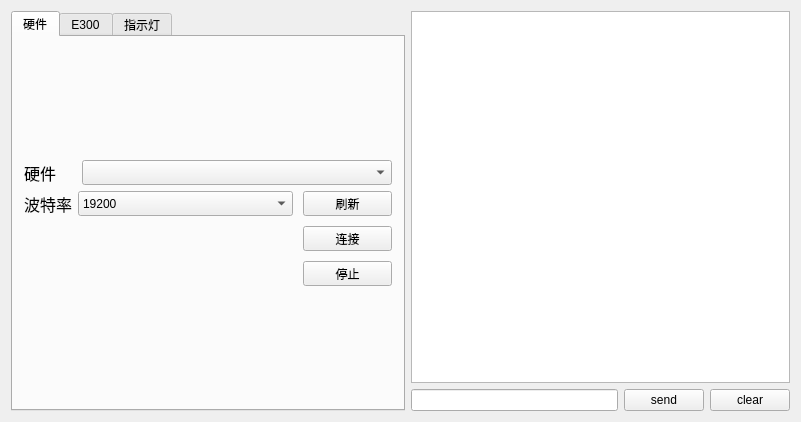
<?xml version="1.0" encoding="UTF-8"?>
<ui version="4.0">
 <class>MainWindow</class>
 <widget class="QMainWindow" name="MainWindow">
  <property name="geometry">
   <rect>
    <x>0</x>
    <y>0</y>
    <width>801</width>
    <height>421</height>
   </rect>
  </property>
  <property name="sizePolicy">
   <sizepolicy hsizetype="Preferred" vsizetype="Preferred">
    <horstretch>0</horstretch>
    <verstretch>0</verstretch>
   </sizepolicy>
  </property>
  <property name="windowTitle">
   <string>PWM_Debug</string>
  </property>
  <property name="documentMode">
   <bool>false</bool>
  </property>
  <widget class="QWidget" name="centralWidget">
   <layout class="QGridLayout" name="gridLayout_6">
    <item row="1" column="3">
     <widget class="QPushButton" name="clear">
      <property name="autoFillBackground">
       <bool>false</bool>
      </property>
      <property name="text">
       <string>clear</string>
      </property>
      <property name="autoDefault">
       <bool>false</bool>
      </property>
     </widget>
    </item>
    <item row="1" column="1">
     <widget class="QLineEdit" name="lineEdit">
      <property name="minimumSize">
       <size>
        <width>10</width>
        <height>0</height>
       </size>
      </property>
     </widget>
    </item>
    <item row="1" column="2">
     <widget class="QPushButton" name="send">
      <property name="text">
       <string>send</string>
      </property>
     </widget>
    </item>
    <item row="0" column="1" colspan="3">
     <widget class="QTextBrowser" name="textBrowser">
      <property name="minimumSize">
       <size>
        <width>100</width>
        <height>0</height>
       </size>
      </property>
     </widget>
    </item>
    <item row="0" column="0" rowspan="2">
     <widget class="QTabWidget" name="tabWidget">
      <property name="sizePolicy">
       <sizepolicy hsizetype="Expanding" vsizetype="Expanding">
        <horstretch>0</horstretch>
        <verstretch>0</verstretch>
       </sizepolicy>
      </property>
      <property name="minimumSize">
       <size>
        <width>350</width>
        <height>400</height>
       </size>
      </property>
      <property name="currentIndex">
       <number>0</number>
      </property>
      <widget class="QWidget" name="tab_1">
       <attribute name="title">
        <string>硬件</string>
       </attribute>
       <layout class="QGridLayout" name="gridLayout_4">
        <item row="0" column="0">
         <layout class="QGridLayout" name="gridLayout_8" rowstretch="1,2" rowminimumheight="0,0">
          <property name="verticalSpacing">
           <number>6</number>
          </property>
          <item row="0" column="0">
           <layout class="QHBoxLayout" name="horizontalLayout_2" stretch="1,6">
            <item>
             <widget class="QLabel" name="label">
              <property name="maximumSize">
               <size>
                <width>16777215</width>
                <height>25</height>
               </size>
              </property>
              <property name="font">
               <font>
                <pointsize>12</pointsize>
               </font>
              </property>
              <property name="text">
               <string>硬件</string>
              </property>
             </widget>
            </item>
            <item>
             <widget class="QComboBox" name="selectHW">
              <property name="sizePolicy">
               <sizepolicy hsizetype="Expanding" vsizetype="Expanding">
                <horstretch>0</horstretch>
                <verstretch>0</verstretch>
               </sizepolicy>
              </property>
              <property name="maximumSize">
               <size>
                <width>16777215</width>
                <height>25</height>
               </size>
              </property>
             </widget>
            </item>
           </layout>
          </item>
          <item row="1" column="0">
           <layout class="QGridLayout" name="gridLayout_7" rowstretch="1,20,20" columnstretch="3,1">
            <property name="sizeConstraint">
             <enum>QLayout::SetNoConstraint</enum>
            </property>
            <property name="bottomMargin">
             <number>0</number>
            </property>
            <property name="spacing">
             <number>10</number>
            </property>
            <item row="0" column="1">
             <widget class="QPushButton" name="refresh">
              <property name="sizePolicy">
               <sizepolicy hsizetype="Expanding" vsizetype="Expanding">
                <horstretch>0</horstretch>
                <verstretch>0</verstretch>
               </sizepolicy>
              </property>
              <property name="maximumSize">
               <size>
                <width>16777215</width>
                <height>25</height>
               </size>
              </property>
              <property name="text">
               <string>刷新</string>
              </property>
             </widget>
            </item>
            <item row="2" column="1">
             <widget class="QPushButton" name="stop">
              <property name="sizePolicy">
               <sizepolicy hsizetype="Expanding" vsizetype="Expanding">
                <horstretch>0</horstretch>
                <verstretch>0</verstretch>
               </sizepolicy>
              </property>
              <property name="maximumSize">
               <size>
                <width>16777215</width>
                <height>25</height>
               </size>
              </property>
              <property name="text">
               <string>停止</string>
              </property>
             </widget>
            </item>
            <item row="1" column="1">
             <widget class="QPushButton" name="connect">
              <property name="sizePolicy">
               <sizepolicy hsizetype="Expanding" vsizetype="Expanding">
                <horstretch>0</horstretch>
                <verstretch>0</verstretch>
               </sizepolicy>
              </property>
              <property name="maximumSize">
               <size>
                <width>16777215</width>
                <height>25</height>
               </size>
              </property>
              <property name="text">
               <string>连接</string>
              </property>
             </widget>
            </item>
            <item row="0" column="0">
             <layout class="QHBoxLayout" name="horizontalLayout_3">
              <item>
               <widget class="QLabel" name="label_2">
                <property name="maximumSize">
                 <size>
                  <width>16777215</width>
                  <height>25</height>
                 </size>
                </property>
                <property name="font">
                 <font>
                  <pointsize>12</pointsize>
                 </font>
                </property>
                <property name="text">
                 <string>波特率</string>
                </property>
               </widget>
              </item>
              <item>
               <widget class="QComboBox" name="selectbaud">
                <property name="sizePolicy">
                 <sizepolicy hsizetype="Expanding" vsizetype="Expanding">
                  <horstretch>0</horstretch>
                  <verstretch>0</verstretch>
                 </sizepolicy>
                </property>
                <property name="maximumSize">
                 <size>
                  <width>16777215</width>
                  <height>25</height>
                 </size>
                </property>
                <item>
                 <property name="text">
                  <string>19200</string>
                 </property>
                </item>
               </widget>
              </item>
             </layout>
            </item>
           </layout>
          </item>
         </layout>
        </item>
       </layout>
      </widget>
      <widget class="QWidget" name="tab_5">
       <attribute name="title">
        <string>E300</string>
       </attribute>
       <layout class="QGridLayout" name="gridLayout">
        <item row="0" column="0">
         <layout class="QGridLayout" name="gridLayout_14">
          <item row="0" column="0">
           <layout class="QHBoxLayout" name="horizontalLayout" stretch="2,1">
            <item>
             <widget class="QLabel" name="label_6">
              <property name="text">
               <string>Menu</string>
              </property>
             </widget>
            </item>
            <item>
             <widget class="QLineEdit" name="Menu">
              <property name="enabled">
               <bool>false</bool>
              </property>
             </widget>
            </item>
           </layout>
          </item>
          <item row="1" column="0">
           <layout class="QHBoxLayout" name="horizontalLayout_4" stretch="2,1">
            <item>
             <widget class="QLabel" name="label_7">
              <property name="text">
               <string>Mode</string>
              </property>
             </widget>
            </item>
            <item>
             <widget class="QLineEdit" name="Mode">
              <property name="enabled">
               <bool>false</bool>
              </property>
             </widget>
            </item>
           </layout>
          </item>
          <item row="8" column="0">
           <layout class="QHBoxLayout" name="horizontalLayout_11" stretch="2,1">
            <item>
             <widget class="QLabel" name="label_27">
              <property name="text">
               <string>SETReduce</string>
              </property>
             </widget>
            </item>
            <item>
             <widget class="QLineEdit" name="SETReduce">
              <property name="enabled">
               <bool>false</bool>
              </property>
             </widget>
            </item>
           </layout>
          </item>
          <item row="7" column="0">
           <layout class="QHBoxLayout" name="horizontalLayout_10" stretch="2,1">
            <item>
             <widget class="QLabel" name="label_26">
              <property name="text">
               <string>Crusie</string>
              </property>
             </widget>
            </item>
            <item>
             <widget class="QLineEdit" name="Crusie">
              <property name="enabled">
               <bool>false</bool>
              </property>
             </widget>
            </item>
           </layout>
          </item>
          <item row="3" column="0">
           <layout class="QHBoxLayout" name="horizontalLayout_6" stretch="2,1">
            <item>
             <widget class="QLabel" name="label_22">
              <property name="text">
               <string>Answer</string>
              </property>
             </widget>
            </item>
            <item>
             <widget class="QLineEdit" name="Answer">
              <property name="enabled">
               <bool>false</bool>
              </property>
             </widget>
            </item>
           </layout>
          </item>
          <item row="5" column="0">
           <layout class="QHBoxLayout" name="horizontalLayout_8" stretch="2,1">
            <item>
             <widget class="QLabel" name="label_24">
              <property name="text">
               <string>DIST</string>
              </property>
             </widget>
            </item>
            <item>
             <widget class="QLineEdit" name="DIST">
              <property name="enabled">
               <bool>false</bool>
              </property>
             </widget>
            </item>
           </layout>
          </item>
          <item row="4" column="0">
           <layout class="QHBoxLayout" name="horizontalLayout_7" stretch="2,1">
            <item>
             <widget class="QLabel" name="label_23">
              <property name="text">
               <string>Speech</string>
              </property>
             </widget>
            </item>
            <item>
             <widget class="QLineEdit" name="Speech">
              <property name="enabled">
               <bool>false</bool>
              </property>
             </widget>
            </item>
           </layout>
          </item>
          <item row="6" column="0">
           <layout class="QHBoxLayout" name="horizontalLayout_9" stretch="2,1">
            <item>
             <widget class="QLabel" name="label_25">
              <property name="text">
               <string>RESPlus</string>
              </property>
             </widget>
            </item>
            <item>
             <widget class="QLineEdit" name="RESPlus">
              <property name="enabled">
               <bool>false</bool>
              </property>
             </widget>
            </item>
           </layout>
          </item>
          <item row="2" column="0">
           <layout class="QHBoxLayout" name="horizontalLayout_5" stretch="2,1">
            <item>
             <widget class="QLabel" name="label_21">
              <property name="text">
               <string>ADAS</string>
              </property>
             </widget>
            </item>
            <item>
             <widget class="QLineEdit" name="ADAS">
              <property name="enabled">
               <bool>false</bool>
              </property>
             </widget>
            </item>
           </layout>
          </item>
          <item row="9" column="0">
           <layout class="QHBoxLayout" name="horizontalLayout_21" stretch="2,1">
            <item>
             <widget class="QLabel" name="label_45">
              <property name="text">
               <string>DiagInfoSW</string>
              </property>
             </widget>
            </item>
            <item>
             <widget class="QLineEdit" name="DiagInfoSW">
              <property name="enabled">
               <bool>false</bool>
              </property>
              <property name="text">
               <string/>
              </property>
             </widget>
            </item>
           </layout>
          </item>
         </layout>
        </item>
        <item row="0" column="1">
         <layout class="QGridLayout" name="gridLayout_15">
          <item row="3" column="0">
           <layout class="QHBoxLayout" name="horizontalLayout_15" stretch="2,1">
            <item>
             <widget class="QLabel" name="label_31">
              <property name="text">
               <string>SeekReduce</string>
              </property>
             </widget>
            </item>
            <item>
             <widget class="QLineEdit" name="SeekReduce">
              <property name="enabled">
               <bool>false</bool>
              </property>
             </widget>
            </item>
           </layout>
          </item>
          <item row="6" column="0">
           <layout class="QHBoxLayout" name="horizontalLayout_18" stretch="2,1">
            <item>
             <widget class="QLabel" name="label_34">
              <property name="text">
               <string>VolPlus</string>
              </property>
             </widget>
            </item>
            <item>
             <widget class="QLineEdit" name="VolPlus">
              <property name="enabled">
               <bool>false</bool>
              </property>
             </widget>
            </item>
           </layout>
          </item>
          <item row="2" column="0">
           <layout class="QHBoxLayout" name="horizontalLayout_14" stretch="2,1">
            <item>
             <widget class="QLabel" name="label_30">
              <property name="text">
               <string>Down</string>
              </property>
             </widget>
            </item>
            <item>
             <widget class="QLineEdit" name="Down">
              <property name="enabled">
               <bool>false</bool>
              </property>
             </widget>
            </item>
           </layout>
          </item>
          <item row="0" column="0">
           <layout class="QHBoxLayout" name="horizontalLayout_12" stretch="2,1">
            <item>
             <widget class="QLabel" name="label_28">
              <property name="text">
               <string>Return</string>
              </property>
             </widget>
            </item>
            <item>
             <widget class="QLineEdit" name="Return">
              <property name="enabled">
               <bool>false</bool>
              </property>
             </widget>
            </item>
           </layout>
          </item>
          <item row="7" column="0">
           <layout class="QHBoxLayout" name="horizontalLayout_19" stretch="2,1">
            <item>
             <widget class="QLabel" name="label_35">
              <property name="text">
               <string>Mute</string>
              </property>
             </widget>
            </item>
            <item>
             <widget class="QLineEdit" name="Mute">
              <property name="enabled">
               <bool>false</bool>
              </property>
             </widget>
            </item>
           </layout>
          </item>
          <item row="5" column="0">
           <layout class="QHBoxLayout" name="horizontalLayout_17" stretch="2,1">
            <item>
             <widget class="QLabel" name="label_33">
              <property name="text">
               <string>SeekPlus</string>
              </property>
             </widget>
            </item>
            <item>
             <widget class="QLineEdit" name="SeekPlus">
              <property name="enabled">
               <bool>false</bool>
              </property>
             </widget>
            </item>
           </layout>
          </item>
          <item row="8" column="0">
           <layout class="QHBoxLayout" name="horizontalLayout_20" stretch="2,1">
            <item>
             <widget class="QLabel" name="label_36">
              <property name="text">
               <string>VolReduce</string>
              </property>
             </widget>
            </item>
            <item>
             <widget class="QLineEdit" name="VolReduce">
              <property name="enabled">
               <bool>false</bool>
              </property>
             </widget>
            </item>
           </layout>
          </item>
          <item row="1" column="0">
           <layout class="QHBoxLayout" name="horizontalLayout_13" stretch="2,1">
            <item>
             <widget class="QLabel" name="label_29">
              <property name="text">
               <string>Up</string>
              </property>
             </widget>
            </item>
            <item>
             <widget class="QLineEdit" name="Up">
              <property name="enabled">
               <bool>false</bool>
              </property>
             </widget>
            </item>
           </layout>
          </item>
          <item row="4" column="0">
           <layout class="QHBoxLayout" name="horizontalLayout_16" stretch="2,1">
            <item>
             <widget class="QLabel" name="label_32">
              <property name="text">
               <string>OK</string>
              </property>
             </widget>
            </item>
            <item>
             <widget class="QLineEdit" name="OK">
              <property name="enabled">
               <bool>false</bool>
              </property>
             </widget>
            </item>
           </layout>
          </item>
          <item row="9" column="0">
           <layout class="QHBoxLayout" name="horizontalLayout_22"/>
          </item>
         </layout>
        </item>
        <item row="1" column="0">
         <layout class="QHBoxLayout" name="horizontalLayout_41">
          <item>
           <widget class="QLabel" name="label_3">
            <property name="text">
             <string>软件版本号</string>
            </property>
           </widget>
          </item>
          <item>
           <widget class="QLineEdit" name="DIDSW">
            <property name="enabled">
             <bool>false</bool>
            </property>
            <property name="text">
             <string/>
            </property>
           </widget>
          </item>
         </layout>
        </item>
        <item row="1" column="1">
         <layout class="QHBoxLayout" name="horizontalLayout_23">
          <item>
           <widget class="QPushButton" name="E300_start">
            <property name="text">
             <string>start</string>
            </property>
           </widget>
          </item>
          <item>
           <widget class="QPushButton" name="E300_stop">
            <property name="enabled">
             <bool>false</bool>
            </property>
            <property name="text">
             <string>stop</string>
            </property>
           </widget>
          </item>
         </layout>
        </item>
        <item row="2" column="0">
         <layout class="QHBoxLayout" name="horizontalLayout_46">
          <item>
           <widget class="QLabel" name="label_37">
            <property name="text">
             <string>硬件版本号</string>
            </property>
           </widget>
          </item>
          <item>
           <widget class="QLineEdit" name="DIDHW">
            <property name="enabled">
             <bool>false</bool>
            </property>
           </widget>
          </item>
         </layout>
        </item>
       </layout>
      </widget>
      <widget class="QWidget" name="tab">
       <attribute name="title">
        <string>指示灯</string>
       </attribute>
       <widget class="QWidget" name="layoutWidget">
        <property name="geometry">
         <rect>
          <x>0</x>
          <y>0</y>
          <width>421</width>
          <height>361</height>
         </rect>
        </property>
        <layout class="QGridLayout" name="gridLayout_2">
         <item row="3" column="3">
          <layout class="QVBoxLayout" name="verticalLayout_22" stretch="2,3">
           <item>
            <widget class="QLabel" name="label_43">
             <property name="text">
              <string>DiagInfoSW</string>
             </property>
             <property name="alignment">
              <set>Qt::AlignCenter</set>
             </property>
            </widget>
           </item>
           <item>
            <layout class="QHBoxLayout" name="horizontalLayout_45">
             <item>
              <widget class="QLabel" name="DiagInfoSW_short">
               <property name="styleSheet">
                <string notr="true">background-color: rgb(255, 255, 255);</string>
               </property>
               <property name="text">
                <string/>
               </property>
              </widget>
             </item>
             <item>
              <widget class="QLabel" name="DiagInfoSW_long">
               <property name="styleSheet">
                <string notr="true">background-color: rgb(255, 255, 255);</string>
               </property>
               <property name="text">
                <string/>
               </property>
              </widget>
             </item>
            </layout>
           </item>
          </layout>
         </item>
         <item row="1" column="2">
          <layout class="QVBoxLayout" name="verticalLayout_8" stretch="2,3">
           <item>
            <widget class="QLabel" name="label_13">
             <property name="text">
              <string>Crusie</string>
             </property>
             <property name="alignment">
              <set>Qt::AlignCenter</set>
             </property>
            </widget>
           </item>
           <item>
            <layout class="QHBoxLayout" name="horizontalLayout_31">
             <item>
              <widget class="QLabel" name="Crusie_short">
               <property name="styleSheet">
                <string notr="true">background-color: rgb(255, 255, 255);</string>
               </property>
               <property name="text">
                <string/>
               </property>
              </widget>
             </item>
             <item>
              <widget class="QLabel" name="Crusie_long">
               <property name="styleSheet">
                <string notr="true">background-color: rgb(255, 255, 255);</string>
               </property>
               <property name="text">
                <string/>
               </property>
              </widget>
             </item>
            </layout>
           </item>
          </layout>
         </item>
         <item row="3" column="1">
          <layout class="QVBoxLayout" name="verticalLayout_20" stretch="2,3">
           <item>
            <widget class="QLabel" name="label_41">
             <property name="text">
              <string>Mute</string>
             </property>
             <property name="alignment">
              <set>Qt::AlignCenter</set>
             </property>
            </widget>
           </item>
           <item>
            <layout class="QHBoxLayout" name="horizontalLayout_43">
             <item>
              <widget class="QLabel" name="Mute_short">
               <property name="styleSheet">
                <string notr="true">background-color: rgb(255, 255, 255);</string>
               </property>
               <property name="text">
                <string/>
               </property>
              </widget>
             </item>
             <item>
              <widget class="QLabel" name="Mute_long">
               <property name="styleSheet">
                <string notr="true">background-color: rgb(255, 255, 255);</string>
               </property>
               <property name="text">
                <string/>
               </property>
              </widget>
             </item>
            </layout>
           </item>
          </layout>
         </item>
         <item row="1" column="4">
          <layout class="QVBoxLayout" name="verticalLayout_10" stretch="2,3">
           <item>
            <widget class="QLabel" name="label_15">
             <property name="text">
              <string>Return</string>
             </property>
             <property name="alignment">
              <set>Qt::AlignCenter</set>
             </property>
            </widget>
           </item>
           <item>
            <layout class="QHBoxLayout" name="horizontalLayout_33">
             <item>
              <widget class="QLabel" name="Return_short">
               <property name="styleSheet">
                <string notr="true">background-color: rgb(255, 255, 255);</string>
               </property>
               <property name="text">
                <string/>
               </property>
              </widget>
             </item>
             <item>
              <widget class="QLabel" name="Return_long">
               <property name="styleSheet">
                <string notr="true">background-color: rgb(255, 255, 255);</string>
               </property>
               <property name="text">
                <string/>
               </property>
              </widget>
             </item>
            </layout>
           </item>
          </layout>
         </item>
         <item row="3" column="4">
          <layout class="QVBoxLayout" name="verticalLayout_23">
           <item>
            <widget class="QLabel" name="label_44">
             <property name="text">
              <string>Press</string>
             </property>
             <property name="alignment">
              <set>Qt::AlignCenter</set>
             </property>
            </widget>
           </item>
           <item>
            <widget class="QSpinBox" name="Press">
             <property name="enabled">
              <bool>false</bool>
             </property>
             <property name="minimum">
              <number>-9999</number>
             </property>
             <property name="maximum">
              <number>99999</number>
             </property>
            </widget>
           </item>
          </layout>
         </item>
         <item row="3" column="0">
          <layout class="QVBoxLayout" name="verticalLayout_19" stretch="2,3">
           <item>
            <widget class="QLabel" name="label_40">
             <property name="text">
              <string>VolPlus</string>
             </property>
             <property name="alignment">
              <set>Qt::AlignCenter</set>
             </property>
            </widget>
           </item>
           <item>
            <layout class="QHBoxLayout" name="horizontalLayout_42">
             <item>
              <widget class="QLabel" name="VolPlus_short">
               <property name="styleSheet">
                <string notr="true">background-color: rgb(255, 255, 255);</string>
               </property>
               <property name="text">
                <string/>
               </property>
              </widget>
             </item>
             <item>
              <widget class="QLabel" name="VolPlus_long">
               <property name="styleSheet">
                <string notr="true">background-color: rgb(255, 255, 255);</string>
               </property>
               <property name="text">
                <string/>
               </property>
              </widget>
             </item>
            </layout>
           </item>
          </layout>
         </item>
         <item row="1" column="3">
          <layout class="QVBoxLayout" name="verticalLayout_9" stretch="2,3">
           <item>
            <widget class="QLabel" name="label_14">
             <property name="text">
              <string>SETReduce</string>
             </property>
             <property name="alignment">
              <set>Qt::AlignCenter</set>
             </property>
            </widget>
           </item>
           <item>
            <layout class="QHBoxLayout" name="horizontalLayout_32">
             <item>
              <widget class="QLabel" name="SETReduce_short">
               <property name="styleSheet">
                <string notr="true">background-color: rgb(255, 255, 255);</string>
               </property>
               <property name="text">
                <string/>
               </property>
              </widget>
             </item>
             <item>
              <widget class="QLabel" name="SETReduce_long">
               <property name="styleSheet">
                <string notr="true">background-color: rgb(255, 255, 255);</string>
               </property>
               <property name="text">
                <string/>
               </property>
              </widget>
             </item>
            </layout>
           </item>
          </layout>
         </item>
         <item row="1" column="1">
          <layout class="QVBoxLayout" name="verticalLayout_7" stretch="2,3">
           <item>
            <widget class="QLabel" name="label_12">
             <property name="text">
              <string>RESPlus</string>
             </property>
             <property name="alignment">
              <set>Qt::AlignCenter</set>
             </property>
            </widget>
           </item>
           <item>
            <layout class="QHBoxLayout" name="horizontalLayout_30">
             <item>
              <widget class="QLabel" name="RESPlus_short">
               <property name="styleSheet">
                <string notr="true">background-color: rgb(255, 255, 255);</string>
               </property>
               <property name="text">
                <string/>
               </property>
              </widget>
             </item>
             <item>
              <widget class="QLabel" name="RESPlus_long">
               <property name="styleSheet">
                <string notr="true">background-color: rgb(255, 255, 255);</string>
               </property>
               <property name="text">
                <string/>
               </property>
              </widget>
             </item>
            </layout>
           </item>
          </layout>
         </item>
         <item row="3" column="2">
          <layout class="QVBoxLayout" name="verticalLayout_21" stretch="2,3">
           <item>
            <widget class="QLabel" name="label_42">
             <property name="text">
              <string>VolReduce</string>
             </property>
             <property name="alignment">
              <set>Qt::AlignCenter</set>
             </property>
            </widget>
           </item>
           <item>
            <layout class="QHBoxLayout" name="horizontalLayout_44">
             <item>
              <widget class="QLabel" name="VolReduce_short">
               <property name="styleSheet">
                <string notr="true">background-color: rgb(255, 255, 255);</string>
               </property>
               <property name="text">
                <string/>
               </property>
              </widget>
             </item>
             <item>
              <widget class="QLabel" name="VolReduce_long">
               <property name="styleSheet">
                <string notr="true">background-color: rgb(255, 255, 255);</string>
               </property>
               <property name="text">
                <string/>
               </property>
              </widget>
             </item>
            </layout>
           </item>
          </layout>
         </item>
         <item row="2" column="1">
          <layout class="QVBoxLayout" name="verticalLayout_12" stretch="2,3">
           <item>
            <widget class="QLabel" name="label_17">
             <property name="text">
              <string>Down</string>
             </property>
             <property name="alignment">
              <set>Qt::AlignCenter</set>
             </property>
            </widget>
           </item>
           <item>
            <layout class="QHBoxLayout" name="horizontalLayout_35">
             <item>
              <widget class="QLabel" name="Down_short">
               <property name="styleSheet">
                <string notr="true">background-color: rgb(255, 255, 255);</string>
               </property>
               <property name="text">
                <string/>
               </property>
              </widget>
             </item>
             <item>
              <widget class="QLabel" name="Down_long">
               <property name="styleSheet">
                <string notr="true">background-color: rgb(255, 255, 255);</string>
               </property>
               <property name="text">
                <string/>
               </property>
              </widget>
             </item>
            </layout>
           </item>
          </layout>
         </item>
         <item row="2" column="0">
          <layout class="QVBoxLayout" name="verticalLayout_11" stretch="2,3">
           <item>
            <widget class="QLabel" name="label_16">
             <property name="text">
              <string>Up</string>
             </property>
             <property name="alignment">
              <set>Qt::AlignCenter</set>
             </property>
            </widget>
           </item>
           <item>
            <layout class="QHBoxLayout" name="horizontalLayout_34">
             <item>
              <widget class="QLabel" name="Up_short">
               <property name="styleSheet">
                <string notr="true">background-color: rgb(255, 255, 255);</string>
               </property>
               <property name="text">
                <string/>
               </property>
              </widget>
             </item>
             <item>
              <widget class="QLabel" name="Up_long">
               <property name="styleSheet">
                <string notr="true">background-color: rgb(255, 255, 255);</string>
               </property>
               <property name="text">
                <string/>
               </property>
              </widget>
             </item>
            </layout>
           </item>
          </layout>
         </item>
         <item row="2" column="3">
          <layout class="QVBoxLayout" name="verticalLayout_14" stretch="2,3">
           <item>
            <widget class="QLabel" name="label_19">
             <property name="text">
              <string>OK</string>
             </property>
             <property name="alignment">
              <set>Qt::AlignCenter</set>
             </property>
            </widget>
           </item>
           <item>
            <layout class="QHBoxLayout" name="horizontalLayout_37">
             <item>
              <widget class="QLabel" name="OK_short">
               <property name="styleSheet">
                <string notr="true">background-color: rgb(255, 255, 255);</string>
               </property>
               <property name="text">
                <string/>
               </property>
              </widget>
             </item>
             <item>
              <widget class="QLabel" name="OK_long">
               <property name="styleSheet">
                <string notr="true">background-color: rgb(255, 255, 255);</string>
               </property>
               <property name="text">
                <string/>
               </property>
              </widget>
             </item>
            </layout>
           </item>
          </layout>
         </item>
         <item row="0" column="3">
          <layout class="QVBoxLayout" name="verticalLayout_4" stretch="2,4">
           <item>
            <widget class="QLabel" name="label_9">
             <property name="text">
              <string>Answer</string>
             </property>
             <property name="alignment">
              <set>Qt::AlignCenter</set>
             </property>
            </widget>
           </item>
           <item>
            <layout class="QHBoxLayout" name="horizontalLayout_27">
             <item>
              <widget class="QLabel" name="Answer_short">
               <property name="styleSheet">
                <string notr="true">background-color: rgb(255, 255, 255);</string>
               </property>
               <property name="text">
                <string/>
               </property>
              </widget>
             </item>
             <item>
              <widget class="QLabel" name="Answer_long">
               <property name="styleSheet">
                <string notr="true">background-color: rgb(255, 255, 255);</string>
               </property>
               <property name="text">
                <string/>
               </property>
              </widget>
             </item>
            </layout>
           </item>
          </layout>
         </item>
         <item row="0" column="1">
          <layout class="QVBoxLayout" name="verticalLayout_2" stretch="2,4">
           <item>
            <widget class="QLabel" name="label_5">
             <property name="text">
              <string>Mode</string>
             </property>
             <property name="alignment">
              <set>Qt::AlignCenter</set>
             </property>
            </widget>
           </item>
           <item>
            <layout class="QHBoxLayout" name="horizontalLayout_25">
             <item>
              <widget class="QLabel" name="Mode_short">
               <property name="styleSheet">
                <string notr="true">background-color: rgb(255, 255, 255);</string>
               </property>
               <property name="text">
                <string/>
               </property>
              </widget>
             </item>
             <item>
              <widget class="QLabel" name="Mode_long">
               <property name="styleSheet">
                <string notr="true">background-color: rgb(255, 255, 255);</string>
               </property>
               <property name="text">
                <string/>
               </property>
              </widget>
             </item>
            </layout>
           </item>
          </layout>
         </item>
         <item row="2" column="2">
          <layout class="QVBoxLayout" name="verticalLayout_13" stretch="2,3">
           <item>
            <widget class="QLabel" name="label_18">
             <property name="text">
              <string>SeekReduce</string>
             </property>
             <property name="alignment">
              <set>Qt::AlignCenter</set>
             </property>
            </widget>
           </item>
           <item>
            <layout class="QHBoxLayout" name="horizontalLayout_36">
             <item>
              <widget class="QLabel" name="SeekReduce_short">
               <property name="styleSheet">
                <string notr="true">background-color: rgb(255, 255, 255);</string>
               </property>
               <property name="text">
                <string/>
               </property>
              </widget>
             </item>
             <item>
              <widget class="QLabel" name="SeekReduce_long">
               <property name="styleSheet">
                <string notr="true">background-color: rgb(255, 255, 255);</string>
               </property>
               <property name="text">
                <string/>
               </property>
              </widget>
             </item>
            </layout>
           </item>
          </layout>
         </item>
         <item row="2" column="4">
          <layout class="QVBoxLayout" name="verticalLayout_15" stretch="2,3">
           <item>
            <widget class="QLabel" name="label_20">
             <property name="text">
              <string>SeekPlus</string>
             </property>
             <property name="alignment">
              <set>Qt::AlignCenter</set>
             </property>
            </widget>
           </item>
           <item>
            <layout class="QHBoxLayout" name="horizontalLayout_38">
             <item>
              <widget class="QLabel" name="SeekPlus_short">
               <property name="styleSheet">
                <string notr="true">background-color: rgb(255, 255, 255);</string>
               </property>
               <property name="text">
                <string/>
               </property>
              </widget>
             </item>
             <item>
              <widget class="QLabel" name="SeekPlus_long">
               <property name="styleSheet">
                <string notr="true">background-color: rgb(255, 255, 255);</string>
               </property>
               <property name="text">
                <string/>
               </property>
              </widget>
             </item>
            </layout>
           </item>
          </layout>
         </item>
         <item row="0" column="0">
          <layout class="QVBoxLayout" name="verticalLayout" stretch="2,4">
           <item>
            <widget class="QLabel" name="label_4">
             <property name="text">
              <string>Menu</string>
             </property>
             <property name="alignment">
              <set>Qt::AlignCenter</set>
             </property>
            </widget>
           </item>
           <item>
            <layout class="QHBoxLayout" name="horizontalLayout_24">
             <item>
              <widget class="QLabel" name="Menu_short">
               <property name="styleSheet">
                <string notr="true">background-color: rgb(255, 255, 255);</string>
               </property>
               <property name="text">
                <string/>
               </property>
              </widget>
             </item>
             <item>
              <widget class="QLabel" name="Menu_long">
               <property name="styleSheet">
                <string notr="true">background-color: rgb(255, 255, 255);</string>
               </property>
               <property name="text">
                <string/>
               </property>
              </widget>
             </item>
            </layout>
           </item>
          </layout>
         </item>
         <item row="0" column="4">
          <layout class="QVBoxLayout" name="verticalLayout_5" stretch="2,4">
           <item>
            <widget class="QLabel" name="label_10">
             <property name="text">
              <string>Speech</string>
             </property>
             <property name="alignment">
              <set>Qt::AlignCenter</set>
             </property>
            </widget>
           </item>
           <item>
            <layout class="QHBoxLayout" name="horizontalLayout_28">
             <item>
              <widget class="QLabel" name="Speech_short">
               <property name="styleSheet">
                <string notr="true">background-color: rgb(255, 255, 255);</string>
               </property>
               <property name="text">
                <string/>
               </property>
              </widget>
             </item>
             <item>
              <widget class="QLabel" name="Speech_long">
               <property name="styleSheet">
                <string notr="true">background-color: rgb(255, 255, 255);</string>
               </property>
               <property name="text">
                <string/>
               </property>
              </widget>
             </item>
            </layout>
           </item>
          </layout>
         </item>
         <item row="1" column="0">
          <layout class="QVBoxLayout" name="verticalLayout_6" stretch="2,3">
           <item>
            <widget class="QLabel" name="label_11">
             <property name="text">
              <string>DIST</string>
             </property>
             <property name="alignment">
              <set>Qt::AlignCenter</set>
             </property>
            </widget>
           </item>
           <item>
            <layout class="QHBoxLayout" name="horizontalLayout_29">
             <item>
              <widget class="QLabel" name="DIST_short">
               <property name="styleSheet">
                <string notr="true">background-color: rgb(255, 255, 255);</string>
               </property>
               <property name="text">
                <string/>
               </property>
              </widget>
             </item>
             <item>
              <widget class="QLabel" name="DIST_long">
               <property name="styleSheet">
                <string notr="true">background-color: rgb(255, 255, 255);</string>
               </property>
               <property name="text">
                <string/>
               </property>
              </widget>
             </item>
            </layout>
           </item>
          </layout>
         </item>
         <item row="0" column="2">
          <layout class="QVBoxLayout" name="verticalLayout_3" stretch="2,4">
           <item>
            <widget class="QLabel" name="label_8">
             <property name="text">
              <string>ADAS</string>
             </property>
             <property name="alignment">
              <set>Qt::AlignCenter</set>
             </property>
            </widget>
           </item>
           <item>
            <layout class="QHBoxLayout" name="horizontalLayout_26">
             <item>
              <widget class="QLabel" name="ADAS_short">
               <property name="styleSheet">
                <string notr="true">background-color: rgb(255, 255, 255);</string>
               </property>
               <property name="text">
                <string/>
               </property>
              </widget>
             </item>
             <item>
              <widget class="QLabel" name="ADAS_long">
               <property name="styleSheet">
                <string notr="true">background-color: rgb(255, 255, 255);</string>
               </property>
               <property name="text">
                <string/>
               </property>
              </widget>
             </item>
            </layout>
           </item>
          </layout>
         </item>
        </layout>
       </widget>
      </widget>
     </widget>
    </item>
   </layout>
  </widget>
 </widget>
 <layoutdefault spacing="6" margin="11"/>
 <resources/>
 <connections/>
</ui>
